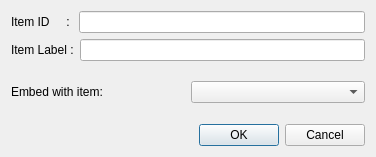
<ui version="4.0" >
 <class>SemiLmkIdDialog</class>
 <widget class="QDialog" name="SemiLmkIdDialog" >
  <property name="windowModality" >
   <enum>Qt::ApplicationModal</enum>
  </property>
  <property name="geometry" >
   <rect>
    <x>0</x>
    <y>0</y>
    <width>376</width>
    <height>157</height>
   </rect>
  </property>
  <property name="windowTitle" >
   <string>Edit Details</string>
  </property>
  <property name="sizeGripEnabled" >
   <bool>false</bool>
  </property>
  <property name="modal" >
   <bool>true</bool>
  </property>
  <layout class="QVBoxLayout" name="verticalLayout" >
   <item>
    <layout class="QHBoxLayout" name="horizontalLayout" >
     <item>
      <widget class="QLabel" name="label" >
       <property name="text" >
        <string>Item ID     : </string>
       </property>
      </widget>
     </item>
     <item>
      <widget class="QLineEdit" name="m_idLineEdit" />
     </item>
    </layout>
   </item>
   <item>
    <layout class="QHBoxLayout" name="horizontalLayout_2" >
     <item>
      <widget class="QLabel" name="label_2" >
       <property name="text" >
        <string>Item Label :</string>
       </property>
      </widget>
     </item>
     <item>
      <widget class="QLineEdit" name="m_labelLineEdit" />
     </item>
    </layout>
   </item>
   <item>
    <spacer name="verticalSpacer" >
     <property name="orientation" >
      <enum>Qt::Vertical</enum>
     </property>
     <property name="sizeHint" stdset="0" >
      <size>
       <width>20</width>
       <height>40</height>
      </size>
     </property>
    </spacer>
   </item>
   <item>
    <layout class="QHBoxLayout" name="horizontalLayout_3" >
     <item>
      <widget class="QLabel" name="label_3" >
       <property name="text" >
        <string>Embed with item:</string>
       </property>
      </widget>
     </item>
     <item>
      <widget class="QComboBox" name="comboBox" />
     </item>
    </layout>
   </item>
   <item>
    <spacer name="verticalSpacer_2" >
     <property name="orientation" >
      <enum>Qt::Vertical</enum>
     </property>
     <property name="sizeHint" stdset="0" >
      <size>
       <width>20</width>
       <height>40</height>
      </size>
     </property>
    </spacer>
   </item>
   <item>
    <widget class="QDialogButtonBox" name="buttonBox" >
     <property name="orientation" >
      <enum>Qt::Horizontal</enum>
     </property>
     <property name="standardButtons" >
      <set>QDialogButtonBox::Cancel|QDialogButtonBox::Ok</set>
     </property>
    </widget>
   </item>
  </layout>
 </widget>
 <resources/>
 <connections>
  <connection>
   <sender>buttonBox</sender>
   <signal>accepted()</signal>
   <receiver>SemiLmkIdDialog</receiver>
   <slot>accept()</slot>
   <hints>
    <hint type="sourcelabel" >
     <x>248</x>
     <y>254</y>
    </hint>
    <hint type="destinationlabel" >
     <x>157</x>
     <y>274</y>
    </hint>
   </hints>
  </connection>
  <connection>
   <sender>buttonBox</sender>
   <signal>rejected()</signal>
   <receiver>SemiLmkIdDialog</receiver>
   <slot>reject()</slot>
   <hints>
    <hint type="sourcelabel" >
     <x>316</x>
     <y>260</y>
    </hint>
    <hint type="destinationlabel" >
     <x>286</x>
     <y>274</y>
    </hint>
   </hints>
  </connection>
 </connections>
</ui>
